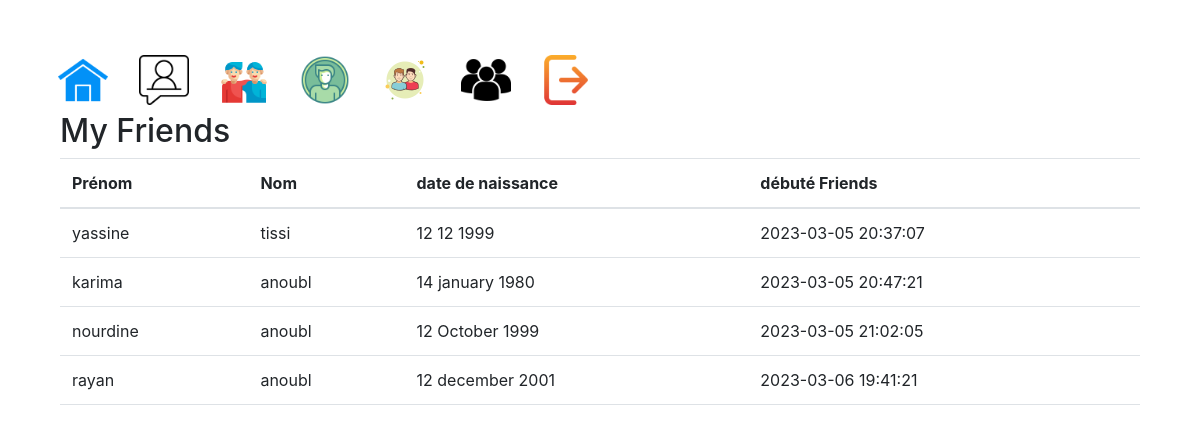
Screenshot of /controller/freind.php (signed in) with the database file from the repository.
### tables this page shows
CREATE TABLE IF NOT EXISTS `friends` (
  `id` int(11) NOT NULL AUTO_INCREMENT,
  `user_id` int(11) DEFAULT NULL,
  `freind_id` int(11) DEFAULT NULL,
  `date_friends` timestamp NULL DEFAULT NULL,
  PRIMARY KEY (`id`),
  KEY `emeteur_id` (`user_id`),
  KEY `recepteur_id` (`freind_id`)
);

CREATE TABLE IF NOT EXISTS `users` (
  `id` int(11) NOT NULL AUTO_INCREMENT,
  `prenom` varchar(50) NOT NULL,
  `nom` varchar(50) NOT NULL,
  `email` varchar(50) NOT NULL,
  `password` varchar(50) NOT NULL,
  `genre` varchar(10) NOT NULL,
  `status` varchar(20) NOT NULL,
  `jour` int(11) NOT NULL,
  `mois` varchar(20) NOT NULL,
  `anne` int(11) NOT NULL,
  `connecter` int(11) NOT NULL DEFAULT '0',
  PRIMARY KEY (`id`)
);

### controller/freind.php (called while the page is built, shortened)
<?php
$id=$_SESSION['id'];
require "../views/nav.php";
require "../models/users.php";
$user=new users();
$title="My Friends";
$row=$user->freind($id);
require "../views/freind.php";
?>

### models/users.php (called while the page is built, shortened)
<?php
class users extends connection
{
public function freind($id)
{
    $con=$this->connections();
    $sql="
SELECT users.prenom,users.nom,users.jour,users.mois,users.anne,friends.date_friends
FROM users,friends
where users.id=friends.freind_id and friends.user_id='$id';
    ";
    $result=$con->query($sql);
    return $result->fetchall();
}
}
?>

### views/freind.php (the view, shortened to what this page needs)
<!DOCTYPE html>
<html lang="en">
<head>
    <link rel="stylesheet" href="https://cdn.jsdelivr.net/npm/bootstrap@4.0.0/dist/css/bootstrap.min.css">
</head>
<body>
    <div class="container">
        <h2><?php echo $title;  ?></h2>
        <table class="table">
            <thead>
            <th>Prénom</th>
            <th>Nom</th>
            <th>date de naissance</th>
            <th>débuté Friends</th>
            </thead>
            <tbody>
                <?php foreach ($row as $row)
                {
                       ?>
                       <tr>
                     <td><?php echo $row['prenom'];  ?></td>
                     <td><?php echo $row['nom'];  ?></td>
                     <td><?php echo $row['jour']." ".$row['mois']." ".$row['anne']; ?></td>
                     <td><?php echo $row['date_friends'];  ?></td>
                     </tr>
                    <?php
                }
                ?>
            </tbody>
        </table>
    </div>
</body>
</html>

### views/nav.php (shortened to what this page needs)
<!DOCTYPE html>
<html lang="en">
<head>
    <link href="https://cdn.jsdelivr.net/npm/bootstrap@5.1.1/dist/css/bootstrap.min.css" rel="stylesheet">
</head>
<body>
<div class="container py-5 h-100">
            <div class="">
            <a class="btn" type="submit" href="../views/home.php">
                    <img width="50" height="50" src="../image/maison.png" title="Home">
            </a>
            <a class="btn" type="submit" href="../controller/Invitation.php">
                    <img width="50" height="50" src="../image/utilisateur.png" title="Add Freinds">
            </a>
            <a class="btn" type="submit" href="../controller/freind.php">
                    <img width="50" height="50" src="../image/friend.png" title="My Freinds">
            </a>
            <a class="btn" type="submit" href="../controller/profilleuser.php">
                    <img width="50" height="50" src="../image/profille.png "title="My Profille">
            </a>
            <a class="btn" type="submit" href="../controller/mygroup.php">
                    <img width="50" height="50" src="../image/mygroup.png"title="My Groups">
            </a>
            <a class="btn" type="submit" href="../controller/Group.php">
                    <img width="50" height="50" src="../image/group.png"title="Add Group">
            </a>
            <a class="btn" type="submit" href="../controller/logout.php">
                    <img width="50" height="50" src="../image/logout.png"title="Log Out">
            </a>
            </div>
</body>
</html>

### views/nav.php (style rules this page uses)
body { background-color: rgb(97, 80, 199); }

### rows the page displays
friends: users.prenom "yassine", users.nom "tissi", users.jour "12", users.mois "12", users.anne "1999", date_friends "2023-03-05 20:37:07"
friends: users.prenom "karima", users.nom "anoubl", users.jour "14", users.mois "january", users.anne "1980", date_friends "2023-03-05 20:47:21"
friends: users.prenom "nourdine", users.nom "anoubl", users.jour "12", users.mois "October", users.anne "1999", date_friends "2023-03-05 21:02:05"
friends: users.prenom "rayan", users.nom "anoubl", users.jour "12", users.mois "december", users.anne "2001", date_friends "2023-03-06 19:41:21"

### other values shown
$title "My Friends"
